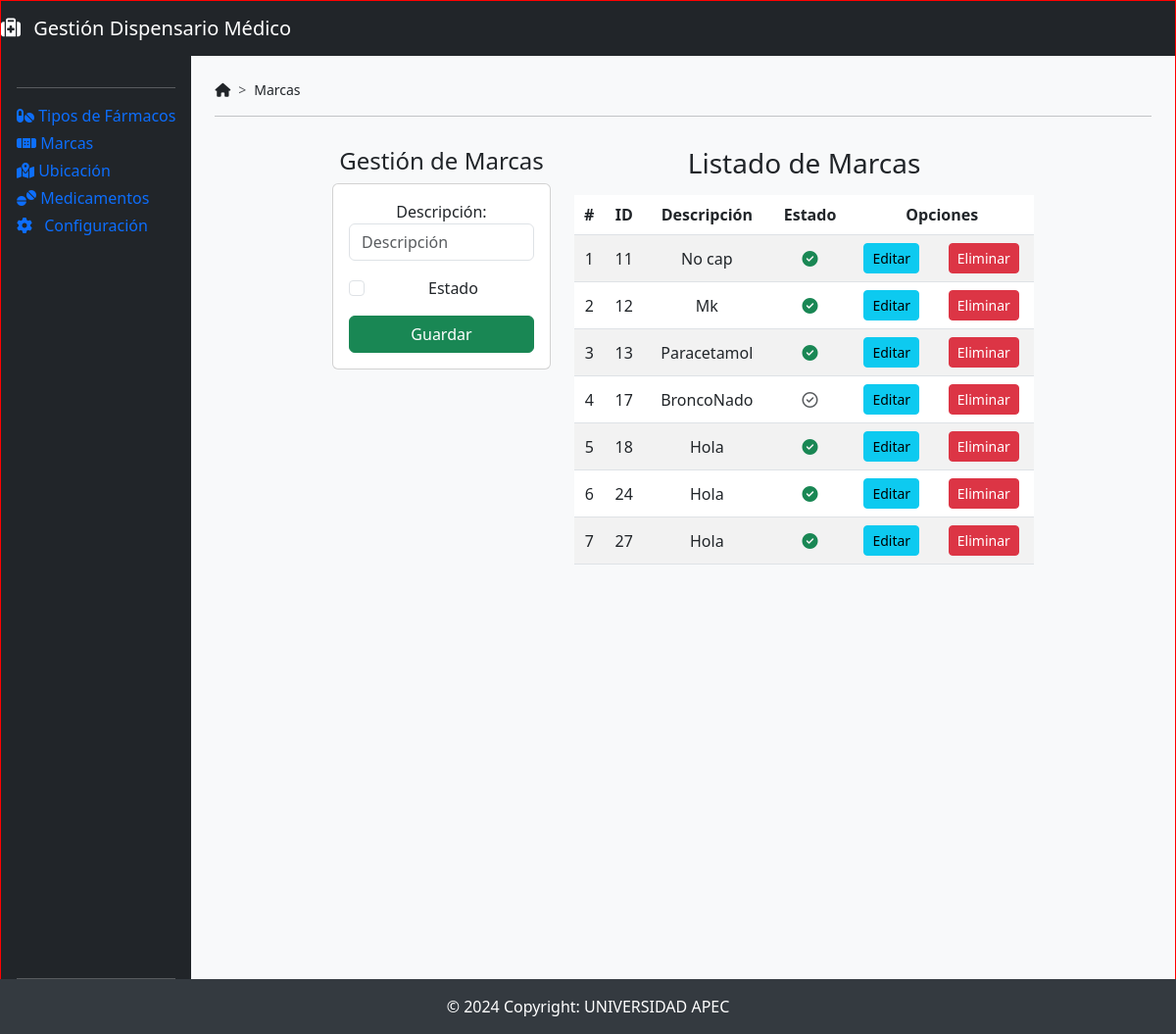
Screenshot of /principalMarcas with the database file from the repository.
### DispensarioMedico/models.py (models this page shows, shortened)
class Marcas(models.Model):
    idmarca = models.AutoField(db_column='idMarca', primary_key=True)  # Field name made lowercase.
    descripcion = models.TextField(db_column='Descripcion', blank=True, null=True)  # Field name made lowercase.
    estado = models.TextField(db_column='Estado', blank=True, null=True)  # Field name made lowercase. This field type is a guess.
    class Meta:
        managed = True
        db_table = 'Marcas'

### DispensarioMedico/views.py (the view)
# urls.py: path('principalMarcas', views.principalMarcas, name='principalMarcas'),
def principalMarcas(request):
    listadoMarcas = Marcas.objects.all()
    return render(request, 'principalMarcas.html', {'marcas': listadoMarcas})

### DispensarioMedico/templates/principalMarcas.html (shortened to what this page needs)
{% extends "./base.html" %}
{% block navegacion %}Marcas{% endblock %}
{% block body %}
    <div class="row">
        <div class="col-sm-12 col-md-6 col-lg-4 col-xl-4 mb-4">
            <h4>Gestión de Marcas</h4>
            <div class="card">
                <div class="card-body">
                    <form action="/registrarMarcas/" method="post">{% csrf_token %}
                        <div class="form-group mb-3">
                            <label for="txtdescripcionMarca">Descripción:</label>
                            <input type="text"
                                   name="txtdescripcionMarca"
                                   id="txtdescripcionMarca"
                                   class="form-control"
                                   placeholder="Descripción"
                                   minlength="1"
                                   maxlength="500"
                                   required>
                        </div>
                        <div class="form-check mb-3">
                            <input class="form-check-input"
                                   type="checkbox"
                                   name="txtEstadoMarca"
                                   id="txtEstadoMarca"
                                   required>
                            <label class="form-check-label" for="txtEstadoMarca">Estado</label>
                        </div>
                        <div class="d-grid">
                            <button type="submit" class="btn btn-success text-white">Guardar</button>
                        </div>
                    </form>
                </div>
            </div>
        </div>
        <div class="col-sm-12 col-md-6 col-lg-8 col-xl-8">
            <h3>Listado de Marcas</h3>
            <div class="table-responsive py-2">
                <table class="table table-striped">
                    <thead>
                        <tr>
                            <th>#</th>
                            <th>ID</th>
                            <th>Descripción</th>
                            <th>Estado</th>
                            <th colspan="2">Opciones</th>
                        </tr>
                    </thead>
                    <tbody>
                        {% for marca in marcas %}
                            <tr>
                                <td>{{ forloop.counter }}</td>
                                <td>{{ marca.idmarca }}</td>
                                <td>{{ marca.descripcion }}</td>
                                <td>
                                    {% if marca.estado == 1 %}
                                        <i class="fa-solid fa-circle-check text-success"></i>
                                    {% else %}
                                        <i class="fa-regular fa-circle-check text-muted"></i>
                                    {% endif %}
                                </td>
                                <td>
                                    <a href="edicionMarcas/{{ marca.idmarca }}" class="btn btn-info btn-sm">Editar</a>
                                </td>
                                <td>
                                    <a href="eliminarMarcas/{{ marca.idmarca }}" class="btn btn-danger btn-sm btnEliminacion">Eliminar</a>
                                </td>
                            </tr>
                        {% endfor %}
                    </tbody>
                </table>
            </div>
        </div>
    </div>
{% endblock %}

### DispensarioMedico/static/css/baseDesign.css (style rules this page uses)
th, td { text-align: center; vertical-align: middle; }
body { height: 1000px; border: 1px solid red; position: relative; }

### DispensarioMedico/templates/base.html (style rules this page uses)
a { text-decoration: none; }

### rows the page displays
Marcas: idmarca "11", descripcion "No cap", Estado 1 (drawn)
Marcas: idmarca "12", descripcion "Mk", Estado 1 (drawn)
Marcas: idmarca "13", descripcion "Paracetamol", Estado 1 (drawn)
Marcas: idmarca "17", descripcion "BroncoNado", Estado 0 (drawn)
Marcas: idmarca "18", descripcion "Hola", Estado 1 (drawn)
Marcas: idmarca "24", descripcion "Hola", Estado 1 (drawn)
Marcas: idmarca "27", descripcion "Hola", Estado 1 (drawn)
